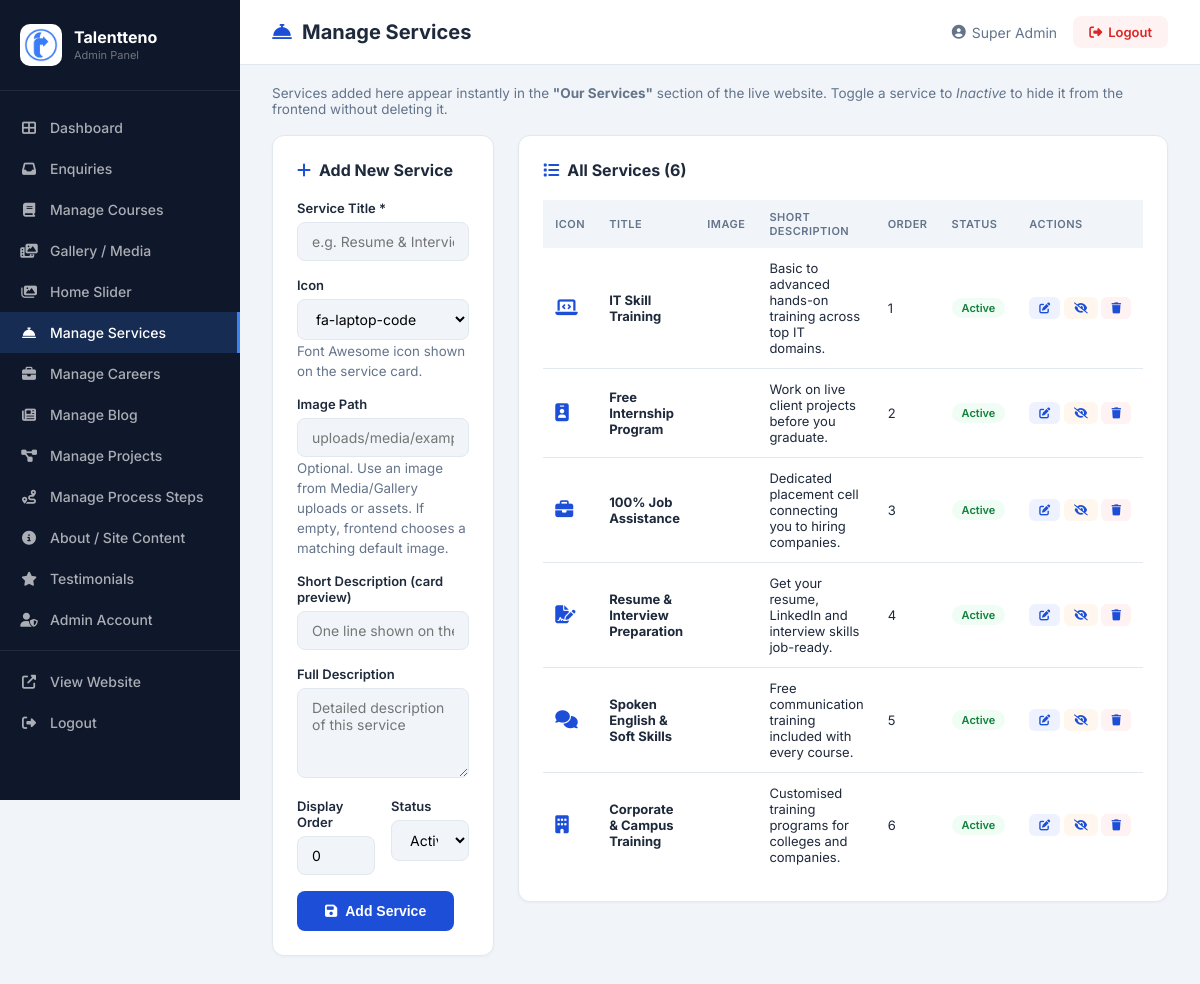
Screenshot of /backend/admin/services.php (signed in) with the database file from the repository.
### tables this page shows
CREATE TABLE IF NOT EXISTS services (
    id INT AUTO_INCREMENT PRIMARY KEY,
    title VARCHAR(255) NOT NULL,
    icon VARCHAR(100) DEFAULT 'fa-laptop-code',
    image VARCHAR(255),
    short_desc VARCHAR(500),
    description TEXT,
    sort_order INT DEFAULT 0,
    is_active TINYINT(1) DEFAULT 1,
    created_at TIMESTAMP DEFAULT CURRENT_TIMESTAMP,
    updated_at TIMESTAMP DEFAULT CURRENT_TIMESTAMP ON UPDATE CURRENT_TIMESTAMP
);

### backend/admin/services.php (the view, shortened to what this page needs)
<?php
require_once 'auth_check.php';
$conn->query("ALTER TABLE services ADD COLUMN IF NOT EXISTS image VARCHAR(255) AFTER icon");
$icon_choices = [
    'fa-laptop-code','fa-id-badge','fa-briefcase','fa-file-signature','fa-comments',
    'fa-building','fa-chalkboard-teacher','fa-brain','fa-code','fa-chart-bar',
    'fa-shield-alt','fa-database','fa-cloud','fa-mobile-alt','fa-network-wired',
    'fa-graduation-cap','fa-handshake','fa-project-diagram','fa-certificate','fa-headset'
];
$edit_service = null;
$services = $conn->query("SELECT * FROM services ORDER BY sort_order ASC, id ASC")->fetch_all(MYSQLI_ASSOC);
?>
<!DOCTYPE html>
<html lang="en">
<head>
    <link rel="stylesheet" href="https://cdnjs.cloudflare.com/ajax/libs/font-awesome/6.5.0/css/all.min.css">
    <link rel="stylesheet" href="admin.css">
</head>
<body>
<?php include 'sidebar.php'; ?>
<div class="admin-main">
    <div class="admin-topbar">
        <h1 class="page-title"><i class="fas fa-concierge-bell"></i> Manage Services</h1>
        <div class="topbar-right">
            <span class="admin-name"><i class="fas fa-user-circle"></i> <?= htmlspecialchars($_SESSION['admin_name']) ?></span>
            <a href="logout.php" class="btn-logout"><i class="fas fa-sign-out-alt"></i> Logout</a>
        </div>
    </div>
    <div class="admin-content">
        <p style="margin:-8px 0 18px;color:#64748B;font-size:13.5px;">
            Services added here appear instantly in the <strong>"Our Services"</strong> section of the live website.
            Toggle a service to <em>Inactive</em> to hide it from the frontend without deleting it.
        </p>
        <div style="display:grid;grid-template-columns:1fr 1.5fr;gap:24px;align-items:start;">
            <div class="admin-card">
                <h3 style="font-size:16px;font-weight:700;margin-bottom:20px;display:flex;align-items:center;gap:8px;">
                    <i class="fas fa-<?= $edit_service ? 'edit' : 'plus' ?>" style="color:var(--blue)"></i>
                    <?= $edit_service ? 'Edit Service' : 'Add New Service' ?>
                </h3>
                <form method="POST">
                    <div class="form-group">
                        <label>Service Title *</label>
                        <input type="text" name="title" required value="<?= htmlspecialchars($edit_service['title'] ?? '') ?>" placeholder="e.g. Resume & Interview Preparation">
                    </div>
                    <div class="form-group">
                        <label>Icon</label>
                        <select name="icon">
                            <?php foreach ($icon_choices as $ic): ?>
                            <option value="<?= $ic ?>" <?= ($edit_service['icon'] ?? '')===$ic?'selected':'' ?>><?= $ic ?></option>
                            <?php endforeach; ?>
                        </select>
                        <small style="color:#64748B;">Font Awesome icon shown on the service card.</small>
                    </div>
                    <div class="form-group">
                        <label>Image Path</label>
                        <input type="text" name="image" value="<?= htmlspecialchars($edit_service['image'] ?? '') ?>" placeholder="uploads/media/example.png or assets/images/home.jpeg">
                        <small style="color:#64748B;">Optional. Use an image from Media/Gallery uploads or assets. If empty, frontend chooses a matching default image.</small>
                    </div>
                    <div class="form-group">
                        <label>Short Description (card preview)</label>
                        <input type="text" name="short_desc" maxlength="500" value="<?= htmlspecialchars($edit_service['short_desc'] ?? '') ?>" placeholder="One line shown on the service card">
                    </div>
                    <div class="form-group">
                        <label>Full Description</label>
                        <textarea name="description" rows="4" placeholder="Detailed description of this service"><?= htmlspecialchars($edit_service['description'] ?? '') ?></textarea>
                    </div>
                    <div class="form-row">
                        <div class="form-group">
                            <label>Display Order</label>
                            <input type="number" name="sort_order" value="<?= $edit_service['sort_order'] ?? 0 ?>" placeholder="0">
                        </div>
                        <div class="form-group">
                            <label>Status</label>
                            <select name="is_active">
                                <option value="1" <?= ($edit_service['is_active'] ?? 1)==1?'selected':'' ?>>Active (visible on site)</option>
                            </select>
                        </div>
                    </div>
                    <button type="submit" class="btn-save">
                        <i class="fas fa-save"></i> <?= $edit_service ? 'Update Service' : 'Add Service' ?>
                    </button>
                </form>
            </div>
            <div class="admin-card">
                <div class="card-header">
                    <h3><i class="fas fa-list"></i> All Services (<?= count($services) ?>)</h3>
                </div>
                <div class="table-wrap">
                    <table class="admin-table">
                        <thead>
                            <tr><th>Icon</th><th>Title</th><th>Image</th><th>Short Description</th><th>Order</th><th>Status</th><th>Actions</th></tr>
                        </thead>
                        <tbody>
                            <?php foreach ($services as $s): ?>
                            <tr>
                                <td><i class="fas <?= htmlspecialchars($s['icon']) ?>" style="color:var(--blue);font-size:18px;"></i></td>
                                <td><strong><?= htmlspecialchars($s['title']) ?></strong></td>
                                <td style="max-width:180px;color:#64748B;font-size:12px;"><?= htmlspecialchars($s['image'] ?? '') ?></td>
                                <td style="max-width:260px;"><?= htmlspecialchars($s['short_desc']) ?></td>
                                <td><?= (int)$s['sort_order'] ?></td>
                                <td>
                                    <span class="badge badge-<?= $s['is_active']?'green':'gray' ?>">
                                        <?= $s['is_active']?'Active':'Inactive' ?>
                                    </span>
                                </td>
                                <td style="white-space:nowrap;">
                                    <a href="?edit=<?= $s['id'] ?>" class="btn-xs btn-blue"><i class="fas fa-edit"></i></a>
                                    <a href="?toggle=<?= $s['id'] ?>" class="btn-xs btn-<?= $s['is_active']?'orange':'green' ?>">
                                        <i class="fas fa-<?= $s['is_active']?'eye-slash':'eye' ?>"></i>
                                    </a>
                                    <a href="?delete=<?= $s['id'] ?>" class="btn-xs btn-red" onclick="return confirm('Delete this service?')"><i class="fas fa-trash"></i></a>
                                </td>
                            </tr>
                            <?php endforeach; ?>
                        </tbody>
                    </table>
                </div>
            </div>
        </div>
    </div>
</div>
</body>
</html>

### backend/admin/admin.css (style rules this page uses)
*, *::before, *::after { box-sizing: border-box; margin: 0; padding: 0; }
:root { --sidebar-w: 240px; --blue: #1D4ED8; --blue-light: #3B82F6; --bg: #F1F5F9; --white: #FFFFFF; --text: #1E293B; --text-muted: #64748B; --border: #E2E8F0; }
body { font-family: 'Inter', sans-serif; background: var(--bg); color: var(--text); display: flex; min-height: 100vh; }
.admin-main { margin-left: var(--sidebar-w); flex: 1; display: flex; flex-direction: column; }
.admin-topbar { background: white; border-bottom: 1px solid var(--border); padding: 16px 32px; display: flex; align-items: center; justify-content: space-between; position: sticky; top: 0; z-index: 100; }
.page-title { font-size: 20px; font-weight: 700; display: flex; align-items: center; gap: 10px; color: var(--text); }
.page-title i { color: var(--blue); }
.topbar-right { display: flex; align-items: center; gap: 16px; }
.admin-name { color: var(--text-muted); font-size: 14px; display: flex; align-items: center; gap: 6px; }
.btn-logout { background: #FEF2F2; color: #DC2626; padding: 8px 16px; border-radius: 8px; text-decoration: none; font-size: 13px; font-weight: 600; display: flex; align-items: center; gap: 6px; }
.admin-content { padding: 28px 32px; flex: 1; }
.admin-card { background: white; border-radius: 12px; padding: 24px; border: 1px solid var(--border); box-shadow: 0 1px 3px rgba(0,0,0,0.04); }
.card-header { display: flex; align-items: center; justify-content: space-between; margin-bottom: 20px; }
.card-header h3 { font-size: 16px; font-weight: 700; display: flex; align-items: center; gap: 8px; color: var(--text); }
.card-header h3 i { color: var(--blue); }
.table-wrap { overflow-x: auto; }
.admin-table { width: 100%; border-collapse: collapse; font-size: 13px; }
.admin-table th { background: var(--bg); padding: 10px 12px; text-align: left; font-weight: 600; color: var(--text-muted); font-size: 11px; letter-spacing: 0.5px; text-transform: uppercase; }
.admin-table td { padding: 12px 12px; border-bottom: 1px solid var(--border); vertical-align: middle; }
.admin-table tr:last-child td { border-bottom: none; }
.admin-table a { color: var(--blue); text-decoration: none; }
.badge { display: inline-block; padding: 3px 10px; border-radius: 50px; font-size: 11px; font-weight: 600; }
.badge-green { background: #F0FDF4; color: #15803D; }
.btn-xs { padding: 4px 10px; border-radius: 6px; font-size: 11px; font-weight: 600; text-decoration: none; display: inline-block; }
.btn-blue { background: #EEF2FF; color: var(--blue); }
.btn-orange { background: #FFF7ED; color: #C2410C; }
.btn-red { background: #FEF2F2; color: #DC2626; }
.form-row { display: grid; grid-template-columns: 1fr 1fr; gap: 16px; }
.form-group { margin-bottom: 16px; }
.form-group label { display: block; font-size: 13px; font-weight: 600; color: var(--text); margin-bottom: 6px; }
.form-group input, .form-group select, .form-group textarea { width: 100%; padding: 10px 14px; border: 1.5px solid var(--border); border-radius: 8px; font-size: 14px; font-family: inherit; background: var(--bg); transition: all 0.2s; }
.btn-save { background: var(--blue); color: white; border: none; padding: 12px 28px; border-radius: 8px; font-size: 14px; font-weight: 700; cursor: pointer; display: flex; align-items: center; gap: 8px; }

### rows the page displays
services: title "IT Skill Training", short_desc "Basic to advanced hands-on training across top IT domains.", sort_order "1", is_active "Active"
services: title "Free Internship Program", short_desc "Work on live client projects before you graduate.", sort_order "2", is_active "Active"
services: title "100% Job Assistance", short_desc "Dedicated placement cell connecting you to hiring companies.", sort_order "3", is_active "Active"
services: title "Resume & Interview Preparation", short_desc "Get your resume, LinkedIn and interview skills job-ready.", sort_order "4", is_active "Active"
services: title "Spoken English & Soft Skills", short_desc "Free communication training included with every course.", sort_order "5", is_active "Active"
services: title "Corporate & Campus Training", short_desc "Customised training programs for colleges and companies.", sort_order "6", is_active "Active"

### other values shown
$_SESSION['admin_name'] "Super Admin"
count($services) "6"
form field icon "fa-laptop-code"
